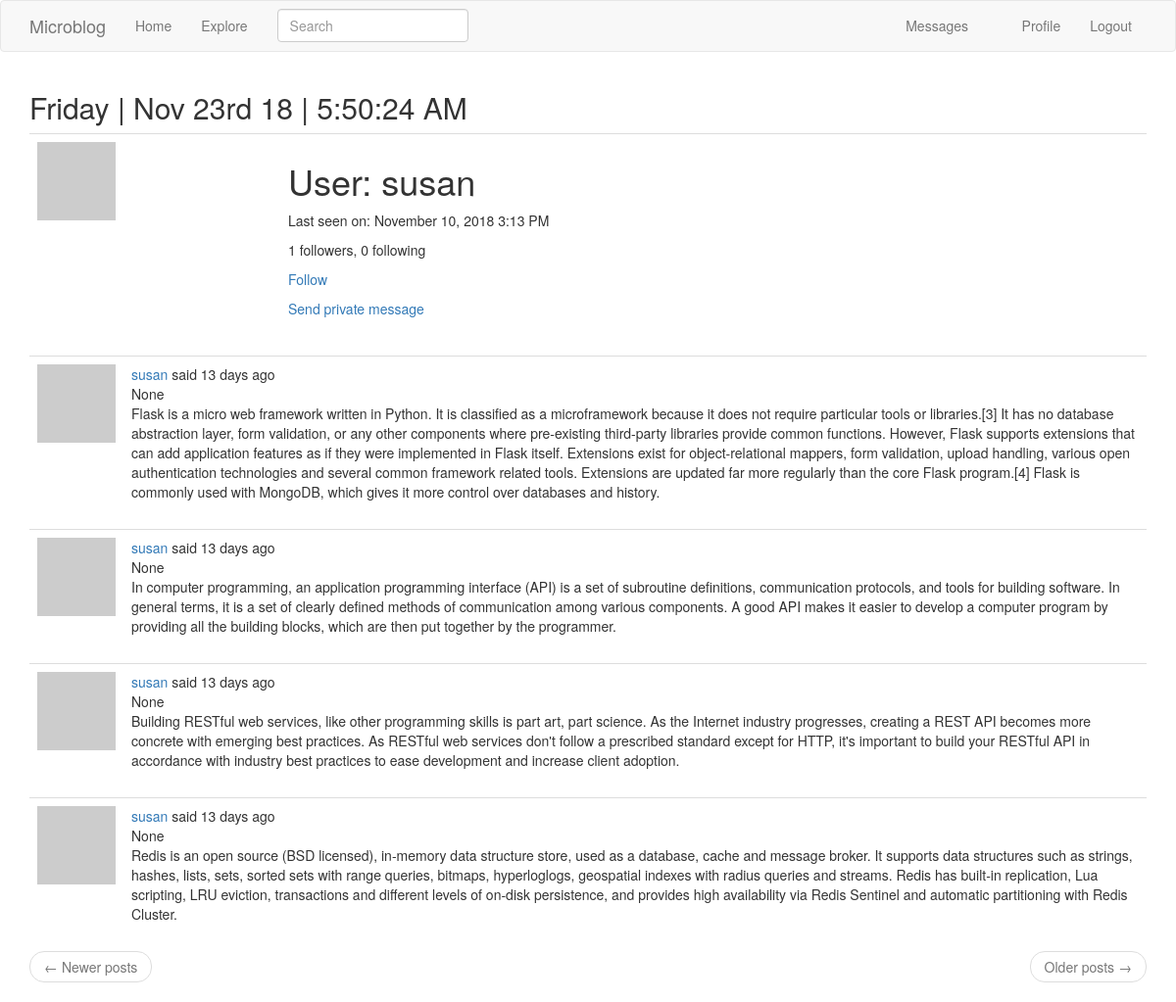
/user/susan (signed in), run on the app's committed database.
### app/models.py (models this page shows, shortened)
class User(UserMixin, db.Model):
    id = db.Column(db.Integer, primary_key=True)
    username = db.Column(db.String(64), index=True, unique=True)
    email = db.Column(db.String(120), index=True, unique=True)
    password_hash = db.Column(db.String(128))
    posts = db.relationship('Post', backref='author', lazy='dynamic')
    about_me = db.Column(db.String(140))
    last_seen = db.Column(db.DateTime, default=datetime.utcnow)
    followed = db.relationship(
        'User', secondary=followers,
        primaryjoin=(followers.c.follower_id == id),
        secondaryjoin=(followers.c.followed_id == id),
        backref=db.backref('followers', lazy='dynamic'), lazy='dynamic')
    messages_sent = db.relationship('Message',
                                    foreign_keys='Message.sender_id',
                                    backref='author', lazy='dynamic')
    messages_received = db.relationship('Message',
                                        foreign_keys='Message.recipient_id',
                                        backref='recipient', lazy='dynamic')
    notifications = db.relationship('Notification', backref='user', lazy='dynamic')
    last_message_read_time = db.Column(db.DateTime)
    def new_messages(self):
        last_read_time = self.last_message_read_time or datetime(1900,1,1)
        return Message.query.filter_by(recipient=self).filter(Message.timestamp > last_read_time).count()
    def avatar(self, size):
        digest = md5(self.email.lower().encode('utf-8')).hexdigest()
        return 'https://www.gravatar.com/avatar/{}?d=identicon&s={}'.format(digest, size)
    def is_following(self, user):
        return self.followed.filter(
            followers.c.followed_id == user.id).count() > 0

class SearchableMixin(object):
    @classmethod
    def before_commit(cls, session):
        session._changes = {
            'add': list(session.new),
            'update': list(session.dirty),
            'delete': list(session.deleted)
        }
    @classmethod
    def after_commit(cls, session):
        for obj in session._changes['add']:
            if isinstance(obj, SearchableMixin):
                add_to_index(obj.__tablename__, obj)
        for obj in session._changes['update']:
            if isinstance(obj, SearchableMixin):
                add_to_index(obj.__tablename__, obj)
        for obj in session._changes['delete']:
            if isinstance(obj, SearchableMixin):
                remove_from_index(obj.__tablename__, obj)
        session._changes = None

class Post(SearchableMixin, db.Model):
    __searchable__ = ['body', 'title']
    id = db.Column(db.Integer, primary_key=True)
    title = db.Column(db.String(50))
    body = db.Column(db.String(140))
    timestamp = db.Column(db.DateTime, index=True, default=datetime.utcnow)
    user_id = db.Column(db.Integer, db.ForeignKey('user.id'))
    language = db.Column(db.String(5))

### app/main/routes.py (the view)
@bp.route('/user/<username>')
def user(username):
    user = User.query.filter_by(username=username).first_or_404()
    page = request.args.get('page', 1, type=int)
    posts = user.posts.order_by(Post.timestamp.desc()).paginate(
        page, current_app.config['POSTS_PER_PAGE'], False)
    next_url = url_for('main.user', username=user.username, page=posts.next_num) \
        if posts.has_next else None
    prev_url = url_for('main.user', username=user.username, page=posts.prev_num) \
        if posts.has_prev else None
    return render_template('user.html', user=user, posts=posts.items, title=_('User post'), next_url=next_url, prev_url=prev_url)

### app/main/forms.py
class SearchForm(FlaskForm):
    q = StringField(_l('Search'), validators=[DataRequired()])
    def __init__(self, *args, **kwargs):
        if 'formdata' not in kwargs:
            kwargs['formdata'] = request.args
        if 'csrf_enabled' not in kwargs:
            kwargs['csrf_enabled'] = False
        super(SearchForm, self).__init__(*args, **kwargs)

### app/main/routes.py (called while the page is built)
@bp.before_request
def before_request():
    if current_user.is_authenticated:
        current_user.last_seen = datetime.utcnow()
        db.session.commit()
    g.local = str(get_locale())

@bp.before_request
def before_request():
    if current_user.is_authenticated:
        current_user.last_seen = datetime.utcnow()
        db.session.commit()
        g.search_form = SearchForm()
    g.locale = str(get_locale())

### app/models.py (called while the page is built)
@login.user_loader
def load_user(id):
    return User.query.get(int(id))

### app/templates/user.html (shortened to what this page needs)
{% extends "base.html" %}
{% block app_content %}
    <table class="table table-hover">
        <tr>
            <td width="256px"><img src="{{ user.avatar(200) }}"></td>
            <td>
                <h1>{{ _('User') }}: {{ user.username }}</h1>
                {% if user.last_seen %}
                <p>{{ _('Last seen on') }}: {{ moment(user.last_seen).format('LLL') }}</p>
                {% endif %}
                <p>{{ _('%(count)d followers', count=user.followers.count()) }}, {{ _('%(count)d following', count=user.followed.count()) }}</p>
                {% if user == current_user %}
                <p><a href="{{ url_for('main.edit_profile') }}">{{ _('Edit your profile') }}</a></p>
                {% elif not current_user.is_following(user) %}
                <p><a href="{{ url_for('main.follow', username=user.username) }}">{{ _('Follow') }}</a></p>
                {% else %}
                <p><a href="{{ url_for('main.unfollow', username=user.username) }}">{{ _('Unfollow') }}</a></p>
                {% endif %}
                {% if user != current_user %}
                <p>
                    <a href="{{ url_for('main.send_message',
                                        recipient=user.username) }}">
                        {{ _('Send private message') }}
                    </a>
                </p>
                {% endif %}
            </td>
        </tr>
    </table>
    {% for post in posts %}
        {% include '_post.html' %}
    {% endfor %}
    <nav aria-label="...">
        <ul class="pager">
            <li class="previous{% if not prev_url %} disabled{% endif %}">
                <a href="{{ prev_url or '#' }}">
                    <span aria-hidden="true">&larr;</span> {{ _('Newer posts') }}
                </a>
            </li>
            <li class="next{% if not next_url %} disabled{% endif %}">
                <a href="{{ next_url or '#' }}">
                    {{ _('Older posts') }} <span aria-hidden="true">&rarr;</span>
                </a>
            </li>
        </ul>
    </nav>
{% endblock %}

### app/templates/_post.html (shortened to what this page needs)
    <table class="table table-hover">
        <tr>
            <td width="70px">
                <a href="{{ url_for('main.user', username=post.author.username) }}">
                    <img src="{{ post.author.avatar(70) }}">
                </a>
            </td>
            <td>
                {{ _('%(username)s said %(when)s',
                    username=user_link, when=moment(post.timestamp).fromNow()) }}
                <br>
                <span id="post{{ post.id }}">{{ post.title }}</span><br>
                <span id="post{{ post.id }}">{{ post.body }}</span>
            </td>
        </tr>
    </table>

### data on the page
User: username "susan", last_seen "November 10, 2018 3:13 PM"
Post: title "None", body "Flask is a micro web framework written in Python. It is classified as a microframework because it does not require particular tools or libraries.[3] It has no database abstraction layer, form validation, or any other components where pre-existing third-party libraries provide common functions. However, Flask supports extensions that can add application features as if they were implemented in Flask itself. Extensions exist for object-relational mappers, form validation, upload handling, various open authentication technologies and several common framework related tools. Extensions are updated far more regularly than the core Flask program.[4] Flask is commonly used with MongoDB, which gives…"
Post: title "None", body "In computer programming, an application programming interface (API) is a set of subroutine definitions, communication protocols, and tools for building software. In general terms, it is a set of clearly defined methods of communication among various components. A good API makes it easier to develop a computer program by providing all the building blocks, which are then put together by the programmer."
Post: title "None", body "Building RESTful web services, like other programming skills is part art, part science. As the Internet industry progresses, creating a REST API becomes more concrete with emerging best practices. As RESTful web services don't follow a prescribed standard except for HTTP, it's important to build your RESTful API in accordance with industry best practices to ease development and increase client adoption."
Post: title "None", body "Redis is an open source (BSD licensed), in-memory data structure store, used as a database, cache and message broker. It supports data structures such as strings, hashes, lists, sets, sorted sets with range queries, bitmaps, hyperloglogs, geospatial indexes with radius queries and streams. Redis has built-in replication, Lua scripting, LRU eviction, transactions and different levels of on-disk persistence, and provides high availability via Redis Sentinel and automatic partitioning with Redis Cluster."

### other printed values
{{ moment().format('dddd') }} "Friday"
{{ moment().format("MMM Do YY") }} "Nov 23rd 18"
{{ moment().format('LTS') }} "5:50:24 AM"
